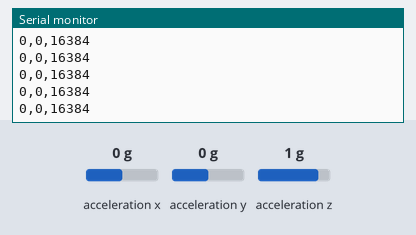
Bench run of a sketch on a simulated Arduino Uno, built with avr-gcc and run on an emulated ATmega328P. On the bench: the last lines printed to the serial monitor. The test bench sets the inputs (shaded band); at power-on: acceleration x 0 g, acceleration y 0 g, acceleration z 1 g.

Above: at 1.2 s.
1.3 s: acceleration x set to -1.4 g
At 1.32 s:
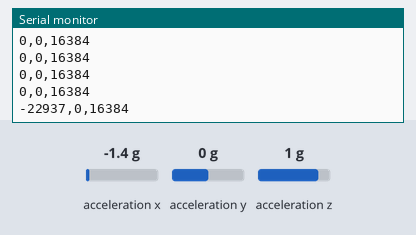
2.8 s: acceleration y set to -1.4 g
At 2.83 s:
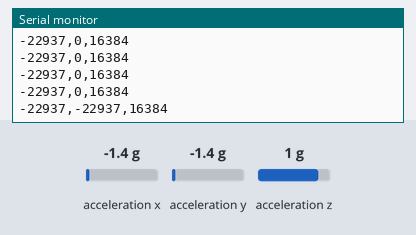
4.3 s: acceleration z set to -1.4 g
At 4.35 s:
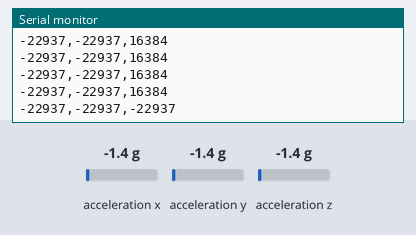
5.8 s: acceleration z set to 0 g
At 5.87 s:
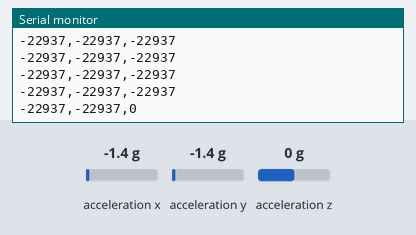
Timing chart, 0 to 8.8 s (numbered marks = the images above; inputs shaded):
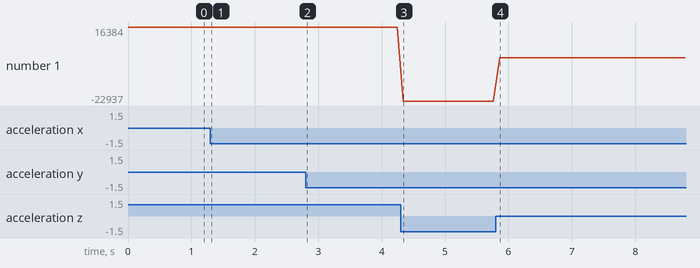

The sketch:

mpu6050_send.ino
```cpp
#include <Wire.h>
#include <MPU6050.h>

MPU6050 mpu;

void setup() {
  Serial.begin(9600);
  Wire.begin();
  mpu.initialize();

  if (!mpu.testConnection()) {
    Serial.println("MPU6050 connection failed");
    while (1);
  }
}

void loop() {
  int16_t ax = mpu.getAccelerationX();
  int16_t ay = mpu.getAccelerationY();
  int16_t az = mpu.getAccelerationZ();

  Serial.print(ax);
  Serial.print(",");
  Serial.print(ay);
  Serial.print(",");
  Serial.println(az);

  delay(100);  // 10 Hz sampling rate
}
```

Measured:
- after the input at 1.3 s, the serial monitor: prints a new line at once (image 1)
- after the input at 2.8 s, the serial monitor: prints a new line at once (image 2)
- after the input at 4.3 s, the serial monitor: prints a new line at once (image 3)
- after the input at 5.8 s, the serial monitor: prints a new line after 0.06 s (image 4)
- plotted number 1: -22937 → 0 after the input at 5.8 s
